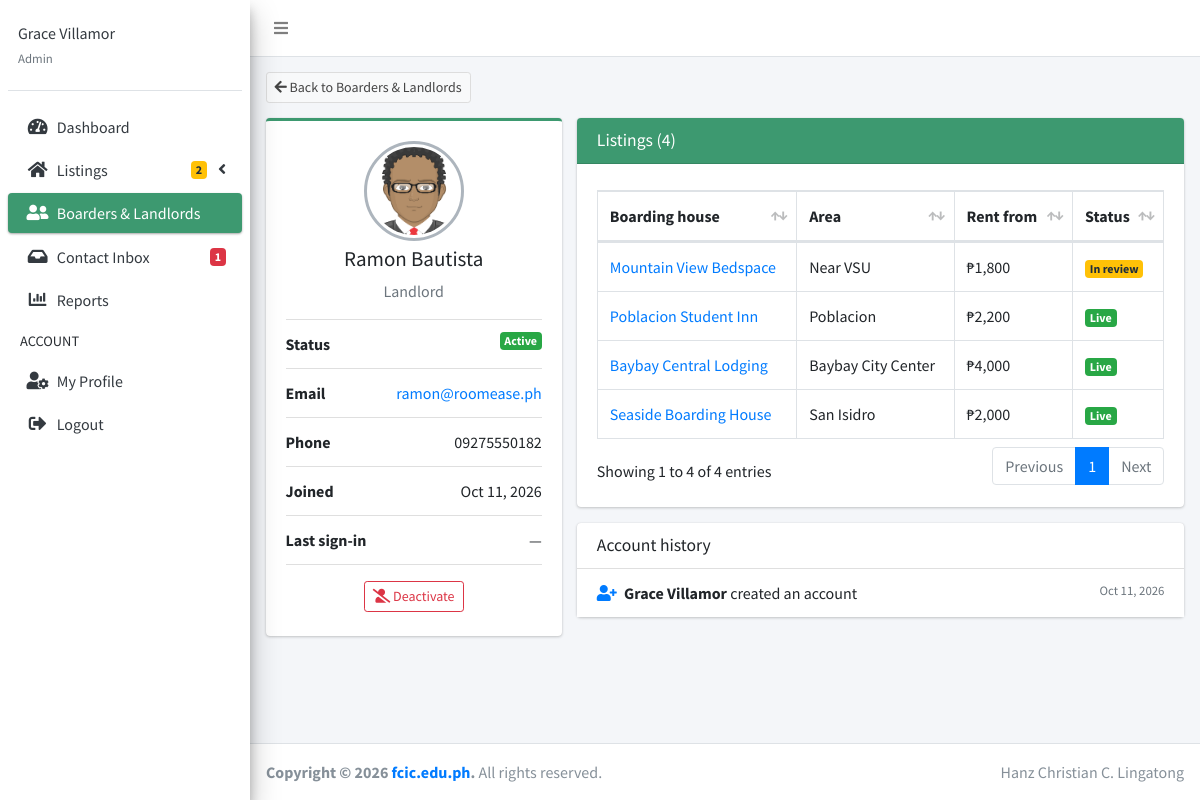
Page /backend/admin/dashboard.php?page=view_account&id=6 (signed in) on the committed database.
### tables this page shows
CREATE TABLE users (
    user_id         INT AUTO_INCREMENT PRIMARY KEY,
     
    email           VARCHAR(150) NULL,
     
    username        VARCHAR(30) NULL DEFAULT NULL,
    google_id       VARCHAR(64) DEFAULT NULL,
    password_hash   VARCHAR(255) NOT NULL,
    first_name      VARCHAR(100) NOT NULL,
    middle_name     VARCHAR(100) NULL DEFAULT NULL,
    last_name       VARCHAR(100) NOT NULL,
    phone_number    VARCHAR(30) DEFAULT NULL,
     
    avatar_path     VARCHAR(255) NULL DEFAULT NULL,
     
     
     
    role            ENUM('super_admin', 'administrator', 'landlord', 'boarder') NOT NULL,
     
    must_change_password TINYINT(1) NOT NULL DEFAULT 0,
    is_active       TINYINT(1) NOT NULL DEFAULT 1,
     
    deactivation_reason VARCHAR(500) NULL DEFAULT NULL,
    last_login_at   DATETIME NULL DEFAULT NULL,
    deleted_at      DATETIME NULL DEFAULT NULL,
    deleted_by      INT NULL,
     
    created_by      INT NULL,
    created_at      TIMESTAMP NOT NULL DEFAULT CURRENT_TIMESTAMP,
    updated_by      INT NULL,
    updated_at      TIMESTAMP NOT NULL DEFAULT CURRENT_TIMESTAMP ON UPDATE CURRENT_TIMESTAMP,
    UNIQUE KEY email (email),
    UNIQUE KEY uq_users_username (username),
    UNIQUE KEY uq_users_google_id (google_id),
     
    KEY idx_users_live (deleted_at, is_active, role),
    CONSTRAINT fk_users_created_by FOREIGN KEY (created_by)
        REFERENCES users(user_id) ON DELETE SET NULL,
    CONSTRAINT fk_users_updated_by FOREIGN KEY (updated_by)
        REFERENCES users(user_id) ON DELETE SET NULL,
    CONSTRAINT fk_users_deleted_by FOREIGN KEY (deleted_by)
        REFERENCES users(user_id) ON DELETE SET NULL
);

CREATE TABLE boarding_houses (
    boarding_house_id   INT AUTO_INCREMENT PRIMARY KEY,
    landlord_id         INT NOT NULL,
    name                VARCHAR(150) NOT NULL,
    address             TEXT NOT NULL,
     
     
    area                VARCHAR(60) NOT NULL DEFAULT 'Poblacion',
    moderation_status   ENUM('pending', 'approved', 'rejected') NOT NULL DEFAULT 'pending',
    rejection_reason    VARCHAR(500) DEFAULT NULL,
     
    submitted_at        TIMESTAMP NULL DEFAULT NULL,
    moderated_at        TIMESTAMP NULL DEFAULT NULL,
    moderated_by        INT DEFAULT NULL,
    description         TEXT DEFAULT NULL,
    contact_number      VARCHAR(50) DEFAULT NULL,
     
    house_rules         TEXT DEFAULT NULL,
     
    curfew              VARCHAR(60) DEFAULT NULL,
    minimum_stay_months TINYINT UNSIGNED DEFAULT NULL,
     
    payment_methods     VARCHAR(100) DEFAULT NULL,
    gender_policy       ENUM('any', 'female', 'male') DEFAULT NULL,
    visitors_allowed    TINYINT(1) DEFAULT NULL,
    pets_allowed        TINYINT(1) DEFAULT NULL,
    cooking_allowed     TINYINT(1) DEFAULT NULL,
    latitude            DECIMAL(9, 6) DEFAULT NULL,
    longitude           DECIMAL(9, 6) DEFAULT NULL,
     
    views               INT UNSIGNED NOT NULL DEFAULT 0,
     
    created_by          INT NULL,
    created_at          TIMESTAMP NOT NULL DEFAULT CURRENT_TIMESTAMP,
    updated_by          INT NULL,
    updated_at          TIMESTAMP NOT NULL DEFAULT CURRENT_TIMESTAMP ON UPDATE CURRENT_TIMESTAMP,
    deleted_at          DATETIME NULL DEFAULT NULL,
     
    deleted_by          INT NULL,
    removal_reason      VARCHAR(500) DEFAULT NULL,
     
    KEY idx_bh_public_recent   (moderation_status, created_at),
    KEY idx_bh_created         (created_at),
    KEY idx_bh_landlord_recent (landlord_id, created_at),
    KEY idx_bh_deleted         (deleted_at),
    KEY idx_bh_area            (area),
    CONSTRAINT fk_bh_landlord FOREIGN KEY (landlord_id)
        REFERENCES users(user_id) ON DELETE CASCADE,
    CONSTRAINT fk_bh_moderated_by FOREIGN KEY (moderated_by)
        REFERENCES users(user_id) ON DELETE SET NULL,
    CONSTRAINT fk_bh_created_by FOREIGN KEY (created_by)
        REFERENCES users(user_id) ON DELETE SET NULL,
    CONSTRAINT fk_bh_updated_by FOREIGN KEY (updated_by)
        REFERENCES users(user_id) ON DELETE SET NULL,
    CONSTRAINT fk_bh_deleted_by FOREIGN KEY (deleted_by)
        REFERENCES users(user_id) ON DELETE SET NULL
);

CREATE TABLE audit_logs (
    log_id        INT AUTO_INCREMENT PRIMARY KEY,
    actor_id      INT NULL,
    actor_role    VARCHAR(20) NULL,
    action        VARCHAR(40) NOT NULL,
    target_type   VARCHAR(20) NOT NULL,
    target_id     INT NULL,
    target_label  VARCHAR(200) NOT NULL DEFAULT '',
    detail        VARCHAR(500) DEFAULT NULL,
    ip_address    VARCHAR(45) NULL,
    user_agent    VARCHAR(120) NULL,
    created_at    TIMESTAMP NOT NULL DEFAULT CURRENT_TIMESTAMP,
    KEY idx_audit_created (created_at),
    KEY idx_audit_target  (target_type, target_id, created_at),
    KEY idx_audit_actor   (actor_id, created_at),
    KEY idx_audit_action  (action, created_at),
    CONSTRAINT fk_audit_actor FOREIGN KEY (actor_id)
        REFERENCES users(user_id) ON DELETE SET NULL
);

### backend/admin/includes/functions.php (called while the page is built, shortened)
<?php
function e($value)
{
  return htmlspecialchars((string) ($value ?? ''), ENT_QUOTES, 'UTF-8');
}
function role_label($role)
{
  return ROLE_LABELS[$role] ?? ucfirst((string) $role);
}
function full_name($row)
{
  return trim(($row['first_name'] ?? '') . ' ' . ($row['last_name'] ?? ''));
}
function peso($amount)
{
  return '₱' . number_format((float) $amount, 0);
}
function listing_status($listing)
{
  if ($listing['moderation_status'] === 'approved') return ['key' => 'live', 'label' => 'Live', 'badge' => 'badge-success'];
  return ['key' => 'review', 'label' => 'In review', 'badge' => 'badge-warning'];
}
function time_ago($datetime)
{
  if (!$datetime) return '—';
  $seconds = time() - strtotime($datetime);
  return date('M j, Y', strtotime($datetime));
}
function nice_date($datetime, $withTime = false)
{
  return date($withTime ? 'M j, Y g:i A' : 'M j, Y', strtotime($datetime));
}

### backend/admin/includes/activity_labels.php (called while the page is built, shortened)
<?php
function activity_info($action)
{
  [$text, $icon, $tone, $group] = ACTIVITY_LABELS[$action] ?? [$action, 'fas fa-circle', 'secondary', 'other'];
  return ['text' => $text, 'icon' => $icon, 'tone' => $tone, 'group' => $group];
}

### backend/admin/content/view_account.php (the view, shortened to what this page needs)
<?php
require_once __DIR__ . '/../includes/account_actions.php';
require_once __DIR__ . '/../includes/activity_labels.php';
$id = (int) ($_GET['id'] ?? 0);
$stmt = $pdo->prepare('SELECT * FROM users WHERE user_id = ? AND deleted_at IS NULL');
$stmt->execute([$id]);
$account = $stmt->fetch();
$listings = [];
if ($account['role'] === 'landlord') {
  $stmt = $pdo->prepare('SELECT b.*, MIN(r.monthly_rent) AS rent_min FROM boarding_houses b LEFT JOIN rooms r ON r.boarding_house_id = b.boarding_house_id
    WHERE b.landlord_id = ? GROUP BY b.boarding_house_id ORDER BY b.created_at DESC');
  $stmt->execute([$id]);
  $listings = $stmt->fetchAll();
}
$history = $pdo->prepare("SELECT a.*, u.first_name, u.last_name FROM audit_logs a LEFT JOIN users u ON u.user_id = a.actor_id
  WHERE a.target_type = 'user' AND a.target_id = ? AND a.action NOT LIKE 'auth.%' ORDER BY a.created_at DESC LIMIT 10");
$history->execute([$id]);
$history = $history->fetchAll();
?>
<div class="content-wrapper">
  <div class="content-header">
    <div class="container-fluid">
      <a href="dashboard.php?page=accounts" class="btn btn-default btn-sm"><i class="fas fa-arrow-left"></i> Back to Boarders &amp; Landlords</a>
    </div>
  </div>
  <div class="content">
    <div class="container-fluid">
      <div class="row">
        <div class="col-md-4">
          <div class="card card-olive card-outline">
            <div class="card-body box-profile">
              <div class="text-center">
                <img class="profile-user-img img-fluid img-circle" src="<?php echo $account['avatar_path'] ? '../' . e($account['avatar_path']) : 'dist/img/avatar.png'; ?>" alt="Profile picture">
              </div>
              <h3 class="profile-username text-center"><?php echo e(full_name($account)); ?></h3>
              <p class="text-muted text-center"><?php echo e(role_label($account['role'])); ?></p>
              <ul class="list-group list-group-unbordered mb-3">
                <li class="list-group-item"><b>Status</b> <span class="float-right badge <?php echo $account['is_active'] ? 'badge-success' : 'badge-danger'; ?>"><?php echo $account['is_active'] ? 'Active' : 'Inactive'; ?></span></li>
                <li class="list-group-item"><b>Email</b> <a class="float-right" href="mailto:<?php echo e($account['email']); ?>"><?php echo e($account['email']); ?></a></li>
                <li class="list-group-item"><b>Phone</b> <span class="float-right"><?php echo e($account['phone_number'] ?: '—'); ?></span></li>
                <li class="list-group-item"><b>Joined</b> <span class="float-right"><?php echo e(nice_date($account['created_at'])); ?></span></li>
                <li class="list-group-item"><b>Last sign-in</b> <span class="float-right"><?php echo e(time_ago($account['last_login_at'])); ?></span></li>
              </ul>
              <div class="text-center"><?php echo account_buttons($account); ?></div>
            </div>
          </div>
        </div>
        <div class="col-md-8">
          <?php if ($account['role'] === 'landlord'): ?>
          <div class="card">
            <div class="card-header bg-olive">
              <h3 class="card-title">Listings (<?php echo count($listings); ?>)</h3>
            </div>
            <div class="card-body">
              <table id="example2" class="table table-bordered table-hover">
                <thead><tr><th>Boarding house</th><th>Area</th><th>Rent from</th><th>Status</th></tr></thead>
                <tbody>
                <?php foreach ($listings as $b): $state = listing_status($b); ?>
                <tr>
                  <td><a href="dashboard.php?page=view_listing&id=<?php echo (int) $b['boarding_house_id']; ?>"><?php echo e($b['name']); ?></a></td>
                  <td><?php echo e($b['area']); ?></td>
                  <td><?php echo $b['rent_min'] !== null ? peso($b['rent_min']) : '—'; ?></td>
                  <td><span class="badge <?php echo $state['badge']; ?>"><?php echo e($state['label']); ?></span></td>
                </tr>
                <?php endforeach; ?>
                </tbody>
              </table>
            </div>
          </div>
          <?php endif; ?>
          <div class="card">
            <div class="card-header">
              <h3 class="card-title">Account history</h3>
            </div>
            <div class="card-body p-0">
              <?php if ($history): ?>
              <ul class="list-group list-group-flush">
                <?php foreach ($history as $row): $info = activity_info($row['action']); ?>
                <li class="list-group-item">
                  <i class="<?php echo e($info['icon']); ?> text-<?php echo e($info['tone']); ?> mr-1"></i>
                  <b><?php echo e($row['first_name'] ? full_name($row) : 'System'); ?></b> <?php echo e($info['text']); ?>
                  <small class="text-muted float-right"><?php echo e(time_ago($row['created_at'])); ?></small>
                </li>
                <?php endforeach; ?>
              </ul>
              <?php else: ?>
              <p class="text-muted p-3 mb-0">No changes recorded for this account.</p>
              <?php endif; ?>
            </div>
          </div>
        </div>
      </div>
    </div>
  </div>
</div>

### rows in the picture
users: full_name($account) "Ramon Bautista", role "Landlord", email "ramon@roomease.ph", phone_number "09275550182", created_at "Oct 11, 2026", last_login_at "—"
boarding_houses: name "Mountain View Bedspace", area "Near VSU", rent_min "₱1,800", label "In review"
boarding_houses: name "Poblacion Student Inn", area "Poblacion", rent_min "₱2,200", label "Live"
boarding_houses: name "Baybay Central Lodging", area "Baybay City Center", rent_min "₱4,000", label "Live"
boarding_houses: name "Seaside Boarding House", area "San Isidro", rent_min "₱2,000", label "Live"
audit_logs: actor.last_name "Grace Villamor", action "created an account", created_at "Oct 11, 2026"

### other values in the picture
$_SESSION['firstname']. ' ' .$_SESSION['lastname'] "Grace Villamor"
role_label($_SESSION['role']) "Admin"
$counts['review'] "2"
$counts['inbox'] "1"
count($listings) "4"
